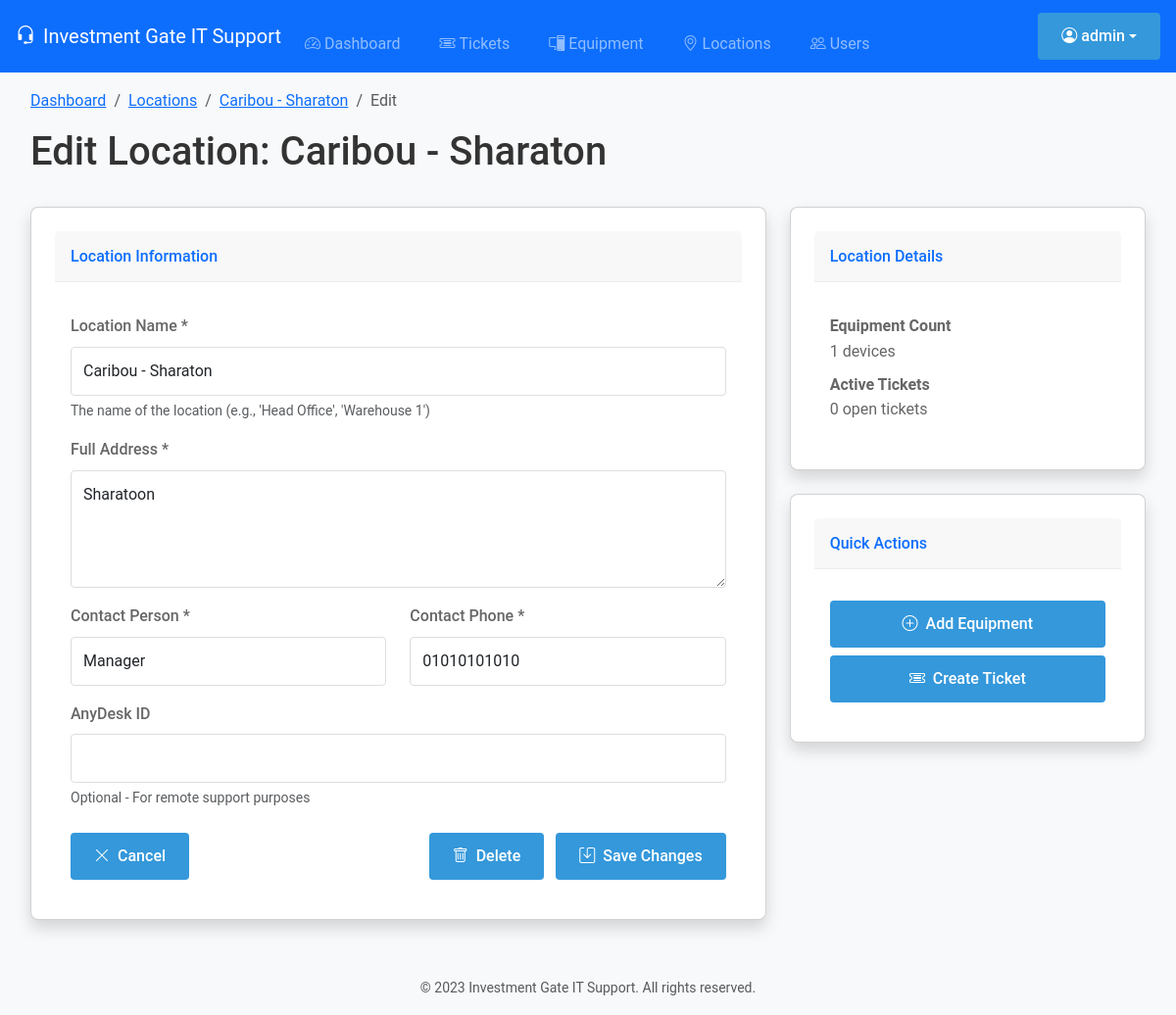
The page /locations/1/edit (signed in) on the database its author committed.
### tables this page shows
CREATE TABLE users (
    id INTEGER PRIMARY KEY AUTOINCREMENT,
    username TEXT UNIQUE NOT NULL,
    password TEXT NOT NULL,
    full_name TEXT NOT NULL,
    email TEXT UNIQUE NOT NULL,
    role TEXT NOT NULL DEFAULT 'user',
    created_at TIMESTAMP DEFAULT CURRENT_TIMESTAMP
);

CREATE TABLE locations (
    id INTEGER PRIMARY KEY AUTOINCREMENT,
    name TEXT NOT NULL,
    address TEXT NOT NULL,
    contact_person TEXT NOT NULL,
    contact_phone TEXT NOT NULL,
    anydesk_id TEXT,
    created_at TIMESTAMP DEFAULT CURRENT_TIMESTAMP
);

### application.py (the view, shortened to what this page needs)
@app.route('/locations/<int:location_id>/edit', methods=['GET', 'POST'])
@login_required
@role_required('admin')
def edit_location(location_id):
    conn = get_db_connection()
    location = conn.execute('SELECT * FROM locations WHERE id = ?', (location_id,)).fetchone()
    equipment_count = conn.execute('SELECT COUNT(*) as count FROM equipment WHERE location_id = ?', (location_id,)).fetchone()['count']
    active_tickets = conn.execute('''
        SELECT COUNT(*) as count
        FROM tickets
        WHERE location_id = ? AND status IN ('Open', 'In Progress')
    ''', (location_id,)).fetchone()['count']
    conn.close()
    if not location:
        flash('Location not found', 'danger')
        return redirect(url_for('locations'))
    location_dict = dict(location)
    location_dict['equipment_count'] = equipment_count
    return render_template('edit_location.html',
                         location=location_dict,
                         active_tickets_count=active_tickets)

### application.py (called while the page is built, shortened)
@login_manager.user_loader
def load_user(user_id):
    conn = get_db_connection()
    user = conn.execute('SELECT * FROM users WHERE id = ?', (user_id,)).fetchone()
    conn.close()
    if not user:
        return None
    return User(user['id'], user['username'], user['role'])

def role_required(role_required=None):
    def wrapper(fn):
        @wraps(fn)
        def decorated_view(*args, **kwargs):
            if not current_user.is_authenticated:
                return app.login_manager.unauthorized()
            if current_user.role == 'admin':
                return fn(*args, **kwargs)
        return decorated_view
    return wrapper

def get_db_connection():
    conn = sqlite3.connect('database.db')
    conn.row_factory = sqlite3.Row
    conn.execute('PRAGMA busy_timeout = 5000')  # 5 second timeout
    return conn

### templates/edit_location.html (shortened to what this page needs)
{% extends "base.html" %}
{% block content %}
<div class="container">
    <div class="row mb-4">
        <div class="col">
            <nav aria-label="breadcrumb">
                <ol class="breadcrumb">
                    <li class="breadcrumb-item"><a href="{{ url_for('dashboard') }}">Dashboard</a></li>
                    <li class="breadcrumb-item"><a href="{{ url_for('locations') }}">Locations</a></li>
                    <li class="breadcrumb-item"><a href="{{ url_for('view_location', location_id=location.id) }}">{{ location.name }}</a></li>
                    <li class="breadcrumb-item active" aria-current="page">Edit</li>
                </ol>
            </nav>
            <h1>Edit Location: {{ location.name }}</h1>
        </div>
    </div>
    <div class="row">
        <div class="col-lg-8">
            <div class="card shadow mb-4">
                <div class="card-header py-3">
                    <h6 class="m-0 font-weight-bold text-primary">Location Information</h6>
                </div>
                <div class="card-body">
                    <form method="POST" action="{{ url_for('edit_location', location_id=location.id) }}">
                        <div class="mb-3">
                            <label for="name" class="form-label">Location Name *</label>
                            <input type="text" class="form-control" id="name" name="name" value="{{ location.name }}" required>
                            <div class="form-text">The name of the location (e.g., 'Head Office', 'Warehouse 1')</div>
                        </div>
                        <div class="mb-3">
                            <label for="address" class="form-label">Full Address *</label>
                            <textarea class="form-control" id="address" name="address" rows="2" required>{{ location.address }}</textarea>
                        </div>
                        <div class="row">
                            <div class="col-md-6">
                                <div class="mb-3">
                                    <label for="contact_person" class="form-label">Contact Person *</label>
                                    <input type="text" class="form-control" id="contact_person" name="contact_person" value="{{ location.contact_person }}" required>
                                </div>
                            </div>
                            <div class="col-md-6">
                                <div class="mb-3">
                                    <label for="contact_phone" class="form-label">Contact Phone *</label>
                                    <input type="tel" class="form-control" id="contact_phone" name="contact_phone" value="{{ location.contact_phone }}" required>
                                </div>
                            </div>
                        </div>
                        <div class="mb-3">
                            <label for="anydesk_id" class="form-label">AnyDesk ID</label>
                            <input type="text" class="form-control" id="anydesk_id" name="anydesk_id" value="{{ location.anydesk_id or '' }}">
                            <div class="form-text">Optional - For remote support purposes</div>
                        </div>
                        <div class="d-flex justify-content-between mt-4">
                            <a href="{{ url_for('view_location', location_id=location.id) }}" class="btn btn-outline-secondary">
                                <i class="bi bi-x-lg me-1"></i> Cancel
                            </a>
                            <div>
                                <a href="#" class="btn btn-outline-danger me-2" data-bs-toggle="modal" data-bs-target="#deleteModal">
                                    <i class="bi bi-trash me-1"></i> Delete
                                </a>
                                <button type="submit" class="btn btn-primary">
                                    <i class="bi bi-save me-1"></i> Save Changes
                                </button>
                            </div>
                        </div>
                    </form>
                </div>
            </div>
        </div>
        <div class="col-lg-4">
            <div class="card shadow mb-4">
                <div class="card-header py-3">
                    <h6 class="m-0 font-weight-bold text-primary">Location Details</h6>
                </div>
                <div class="card-body">
                    <dl class="mb-0">
                        <dt>Equipment Count</dt>
                        <dd>{{ location.equipment_count if location.equipment_count is defined else '0' }} devices</dd>
                        <dt class="mt-2">Active Tickets</dt>
                        <dd>{{ active_tickets_count if active_tickets_count is defined else '0' }} open tickets</dd>
                    </dl>
                </div>
            </div>
            <div class="card shadow">
                <div class="card-header py-3">
                    <h6 class="m-0 font-weight-bold text-primary">Quick Actions</h6>
                </div>
                <div class="card-body">
                    <a href="{{ url_for('add_equipment') }}?location_id={{ location.id }}" class="btn btn-outline-primary w-100 mb-2">
                        <i class="bi bi-plus-circle me-1"></i> Add Equipment
                    </a>
                    <a href="{{ url_for('create_ticket') }}?location_id={{ location.id }}" class="btn btn-outline-secondary w-100">
                        <i class="bi bi-ticket-detailed me-1"></i> Create Ticket
                    </a>
                </div>
            </div>
        </div>
    </div>
</div>
{% endblock %}

### templates/base.html (shortened to what this page needs)
<!DOCTYPE html>
<html lang="en">
<head>
    <link href="https://cdn.jsdelivr.net/npm/bootstrap@5.3.0/dist/css/bootstrap.min.css" rel="stylesheet">
    <link rel="stylesheet" href="https://cdn.jsdelivr.net/npm/bootstrap-icons@1.11.0/font/bootstrap-icons.css">
    <link rel="stylesheet" href="{{ url_for('static', filename='css/styles.css') }}">
</head>
<body>
    {% if not hide_nav %}
    <nav class="navbar navbar-expand-lg navbar-dark bg-primary py-2">
        <div class="container-fluid px-2 px-sm-3">
            <a class="navbar-brand d-flex align-items-center" href="{{ url_for('index') }}">
                <i class="bi bi-headset me-2"></i>
                <span class="d-none d-sm-inline">Investment Gate IT Support</span>
            </a>
            <div class="collapse navbar-collapse" id="navbarNav">
                <ul class="navbar-nav me-auto mb-2 mb-lg-0">
                    <li class="nav-item">
                        <a class="nav-link {% if request.endpoint == 'dashboard' %}active{% endif %}"
                           href="{{ url_for('dashboard') }}">
                            <i class="bi bi-speedometer2 me-1"></i>Dashboard
                        </a>
                    </li>
                    <li class="nav-item">
                        <a class="nav-link {% if request.endpoint == 'tickets' %}active{% endif %}"
                           href="{{ url_for('tickets') }}">
                            <i class="bi bi-ticket-detailed me-1"></i>Tickets
                        </a>
                    </li>
                    {% if current_user.role != 'opentickets' %}
                    <li class="nav-item">
                        <a class="nav-link {% if request.endpoint == 'equipment' %}active{% endif %}"
                           href="{{ url_for('equipment') }}">
                            <i class="bi bi-pc-display me-1"></i>Equipment
                        </a>
                    </li>
                    <li class="nav-item">
                        <a class="nav-link {% if request.endpoint == 'locations' %}active{% endif %}"
                           href="{{ url_for('locations') }}">
                            <i class="bi bi-geo-alt me-1"></i>Locations
                        </a>
                    </li>
                    {% endif %}
                    {% if current_user.is_authenticated and current_user.role == 'admin' %}
                    <li class="nav-item">
                        <a class="nav-link {% if request.endpoint == 'users' %}active{% endif %}"
                           href="{{ url_for('users') }}">
                            <i class="bi bi-people me-1"></i>Users
                        </a>
                    </li>
                    {% endif %}
                </ul>
                <div class="d-flex align-items-center">
                    {% if current_user.is_authenticated %}
                        <div class="dropdown">
                            <button class="btn btn-outline-light dropdown-toggle d-flex align-items-center" type="button"
                                    id="userDropdown" data-bs-toggle="dropdown" aria-expanded="false">
                                <i class="bi bi-person-circle me-1"></i>
                                <span class="d-none d-sm-inline">{{ current_user.username }}</span>
                            </button>
                        </div>
                    {% else %}
                        <a href="{{ url_for('login') }}" class="btn btn-outline-light me-2">
                            <i class="bi bi-box-arrow-in-right me-1"></i>
                            <span class="d-none d-sm-inline">Login</span>
                        </a>
                    {% endif %}
                </div>
            </div>
        </div>
    </nav>
    {% endif %}
    <main class="container-fluid py-3 px-2 px-md-3">
        {% block content %}{% endblock %}
    </main>
    <footer class="bg-light py-2 py-md-3 mt-auto">
        <div class="container-fluid text-center">
            <span class="text-muted small">© 2023 Investment Gate IT Support. All rights reserved.</span>
        </div>
    </footer>
</body>
</html>

### static/css/styles.css (style rules this page uses)
:root { --primary: #2c3e50; --secondary: #3498db; --accent: #e74c3c; --light: #ecf0f1; --dark: #2c3e50; --success: #2ecc71; --warning: #f39c12; --danger: #e74c3c; --gray: #95a5a6; --light-gray: #f5f5f5; }
* { margin: 0; padding: 0; box-sizing: border-box; }
body { font-family: 'Roboto', sans-serif; background-color: #f8f9fa; color: #333; line-height: 1.6; height: 100vh; display: flex; flex-direction: column; }
.container { width: 100%; max-width: 1200px; margin: 0 auto; padding: 0 15px; }
nav ul { display: flex; list-style: none; margin-top: 1rem; }
nav ul li { margin-right: 1.5rem; }
nav ul li a { color: white; text-decoration: none; font-weight: 500; padding: 0.5rem; border-radius: 4px; transition: background 0.3s; }
.card { background: white; border-radius: 8px; box-shadow: 0 2px 10px rgba(0, 0, 0, 0.1); padding: 1.5rem; }
.card-header { display: flex; justify-content: space-between; align-items: center; margin-bottom: 1rem; padding-bottom: 0.75rem; border-bottom: 1px solid #eee; }
.card-body { color: #666; }
.form-control { width: 100%; padding: 0.75rem; border: 1px solid #ddd; border-radius: 4px; font-family: 'Roboto', sans-serif; font-size: 1rem; }
textarea.form-control { min-height: 120px; resize: vertical; }
.btn { display: inline-block; padding: 0.75rem 1.5rem; background: var(--secondary); color: white; border: none; border-radius: 4px; cursor: pointer; font-weight: 500; text-align: center; text-decoration: none; transition: all 0.3s; font-size: 1rem; }
footer { background: var(--dark); color: white; padding: 1.5rem 0; margin-top: 2rem; }
.text-center { text-align: center; }
.mt-2 { margin-top: 1rem; }
.mt-4 { margin-top: 2rem; }
.mb-2 { margin-bottom: 1rem; }
.mb-3 { margin-bottom: 1.5rem; }
.mb-4 { margin-bottom: 2rem; }

### templates/base.html (style rules this page uses)
html { font-size: 16px; }
body { -webkit-text-size-adjust: 100%; -webkit-tap-highlight-color: transparent; -webkit-font-smoothing: antialiased; -moz-osx-font-smoothing: grayscale; }
.btn, .form-control, .form-select { min-height: 44px; }
.form-label { margin-bottom: 0.5rem; font-weight: 500; }
.card { border-radius: 0.5rem; overflow: hidden; box-shadow: 0 0.125rem 0.25rem rgba(0, 0, 0, 0.075); }
.card-header { padding: 0.75rem 1rem; }

### rows shown on the page
users: username "admin"
locations: name "Caribou - Sharaton", address "Sharatoon", contact_person "Manager", contact_phone "01010101010"

### other values the page prints
{{ active_tickets_count if active_tickets_count is defined else '0' }} "0"
